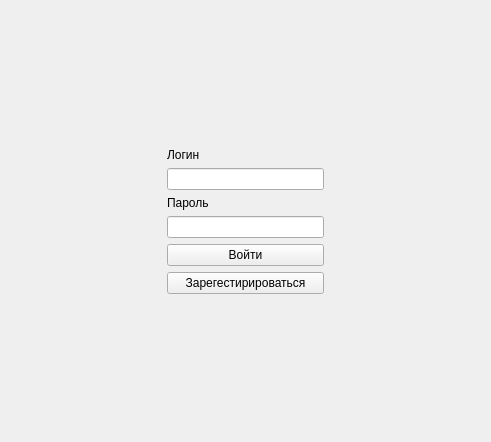
<?xml version="1.0" encoding="UTF-8"?>
<ui version="4.0">
 <class>LoginWindow</class>
 <widget class="QMainWindow" name="LoginWindow">
  <property name="geometry">
   <rect>
    <x>0</x>
    <y>0</y>
    <width>491</width>
    <height>442</height>
   </rect>
  </property>
  <property name="windowTitle">
   <string>Вход</string>
  </property>
  <widget class="QWidget" name="centralwidget">
   <layout class="QGridLayout" name="gridLayout">
    <item row="1" column="0">
     <spacer name="horizontalSpacer">
      <property name="orientation">
       <enum>Qt::Horizontal</enum>
      </property>
      <property name="sizeHint" stdset="0">
       <size>
        <width>40</width>
        <height>20</height>
       </size>
      </property>
     </spacer>
    </item>
    <item row="0" column="1">
     <spacer name="verticalSpacer">
      <property name="orientation">
       <enum>Qt::Vertical</enum>
      </property>
      <property name="sizeHint" stdset="0">
       <size>
        <width>20</width>
        <height>40</height>
       </size>
      </property>
     </spacer>
    </item>
    <item row="2" column="1">
     <spacer name="verticalSpacer_2">
      <property name="orientation">
       <enum>Qt::Vertical</enum>
      </property>
      <property name="sizeHint" stdset="0">
       <size>
        <width>20</width>
        <height>40</height>
       </size>
      </property>
     </spacer>
    </item>
    <item row="1" column="1">
     <layout class="QVBoxLayout" name="verticalLayout">
      <item>
       <widget class="QLabel" name="label">
        <property name="text">
         <string>Логин</string>
        </property>
       </widget>
      </item>
      <item>
       <widget class="QLineEdit" name="lineEdit"/>
      </item>
      <item>
       <widget class="QLabel" name="label_2">
        <property name="text">
         <string>Пароль</string>
        </property>
       </widget>
      </item>
      <item>
       <widget class="QLineEdit" name="lineEdit_2">
        <property name="echoMode">
         <enum>QLineEdit::Password</enum>
        </property>
       </widget>
      </item>
      <item>
       <widget class="QPushButton" name="pushButton">
        <property name="text">
         <string>Войти</string>
        </property>
       </widget>
      </item>
      <item>
       <widget class="QPushButton" name="pushButton_2">
        <property name="text">
         <string>Зарегестирироваться</string>
        </property>
       </widget>
      </item>
     </layout>
    </item>
    <item row="1" column="2">
     <spacer name="horizontalSpacer_2">
      <property name="orientation">
       <enum>Qt::Horizontal</enum>
      </property>
      <property name="sizeHint" stdset="0">
       <size>
        <width>40</width>
        <height>20</height>
       </size>
      </property>
     </spacer>
    </item>
   </layout>
  </widget>
 </widget>
 <resources/>
 <connections/>
</ui>
